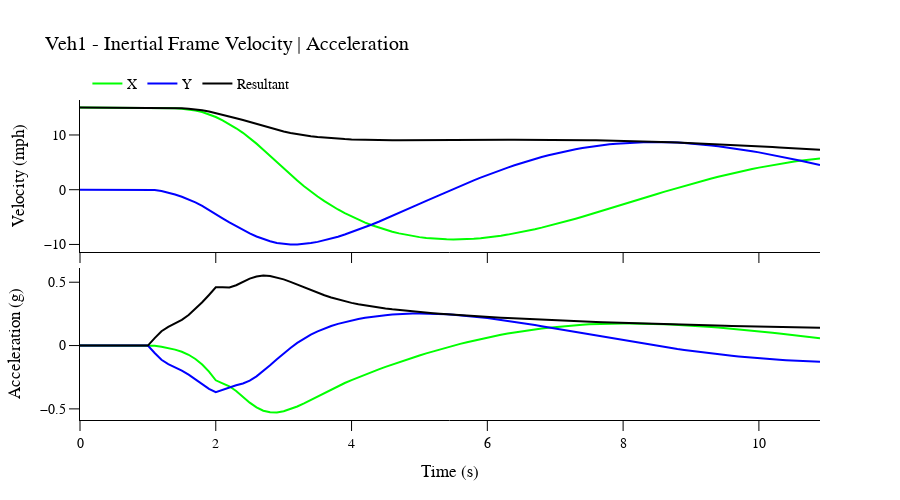
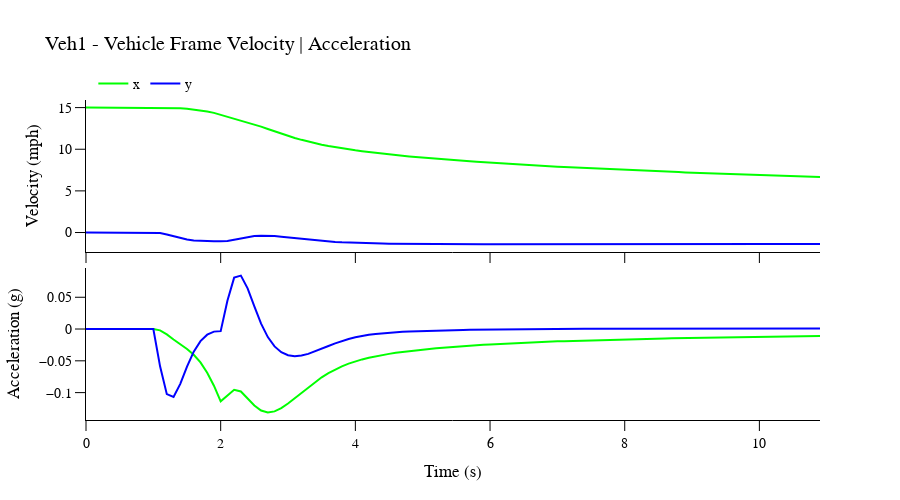
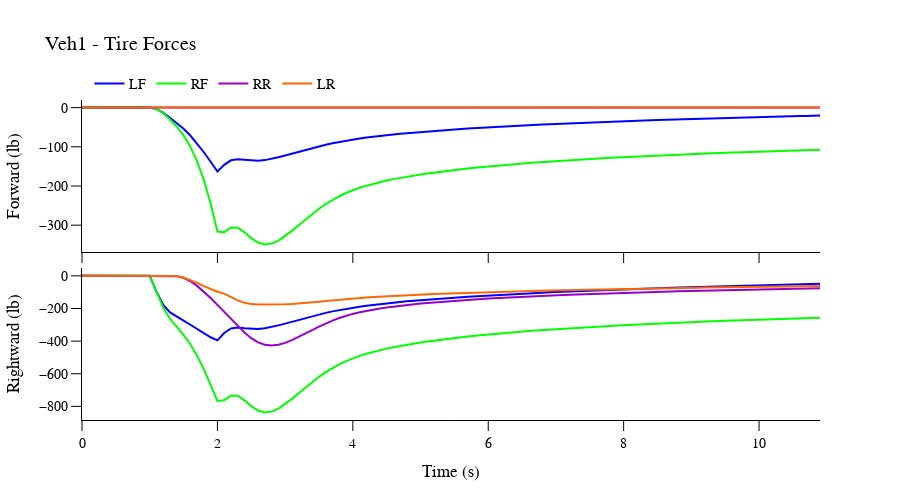
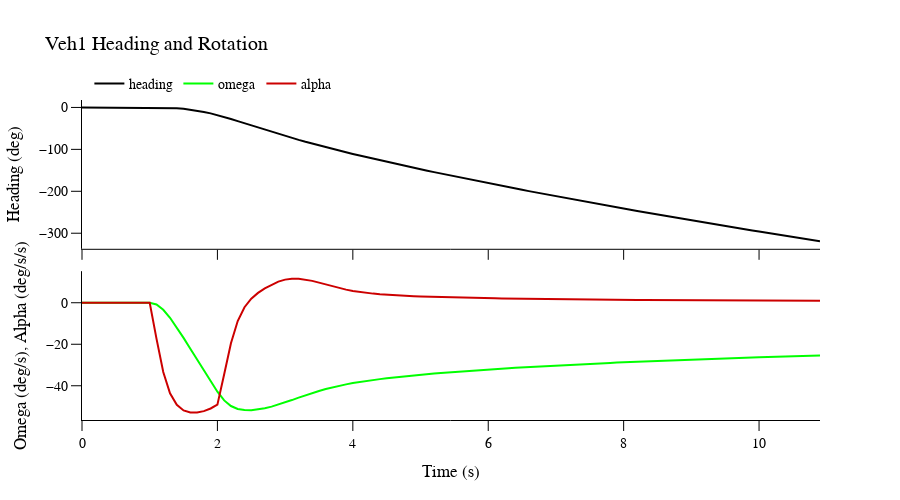

Source (notebook cell) for these figures, in order:
### Markdown cell above
### Plot Motion

### Code cell
run.plot_model()
